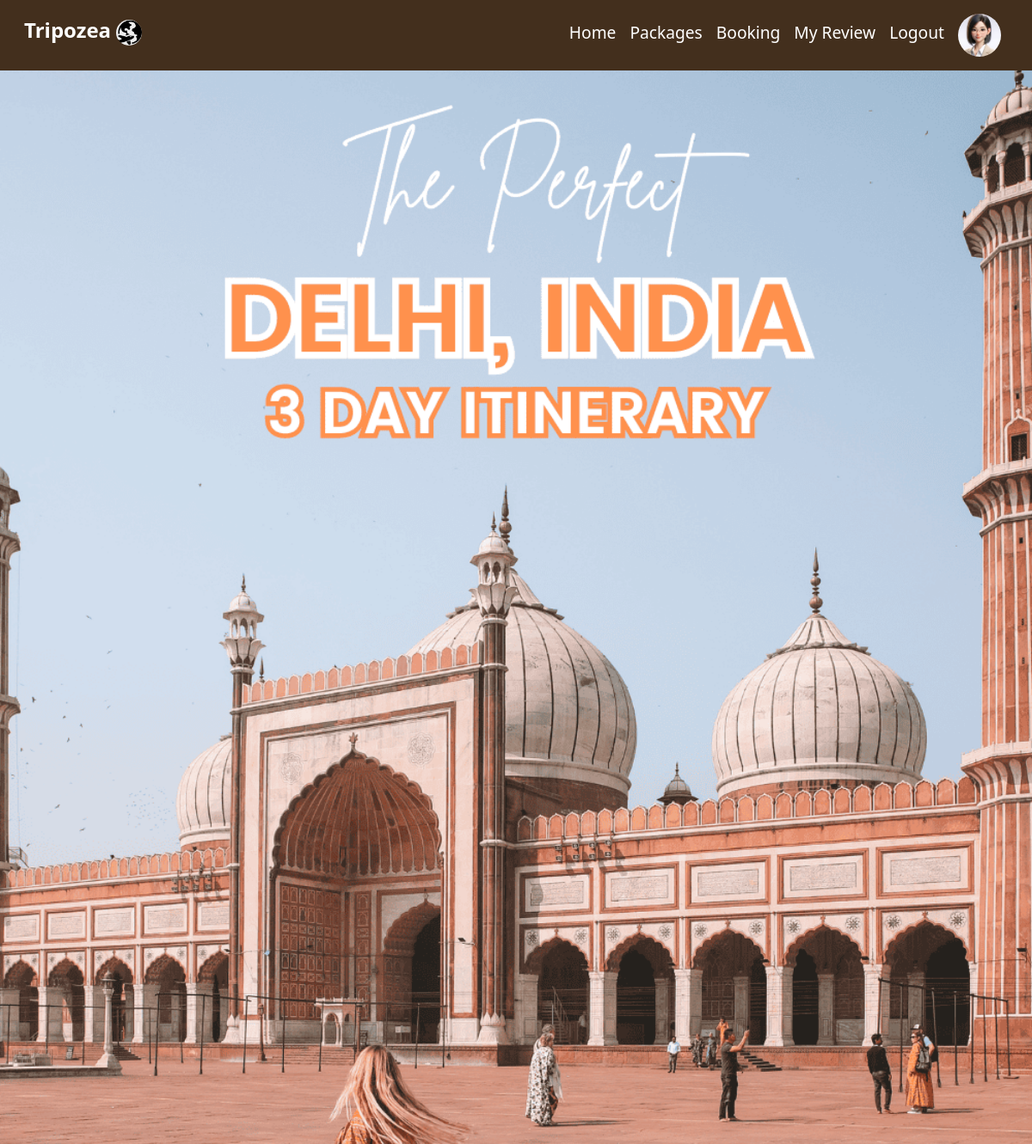
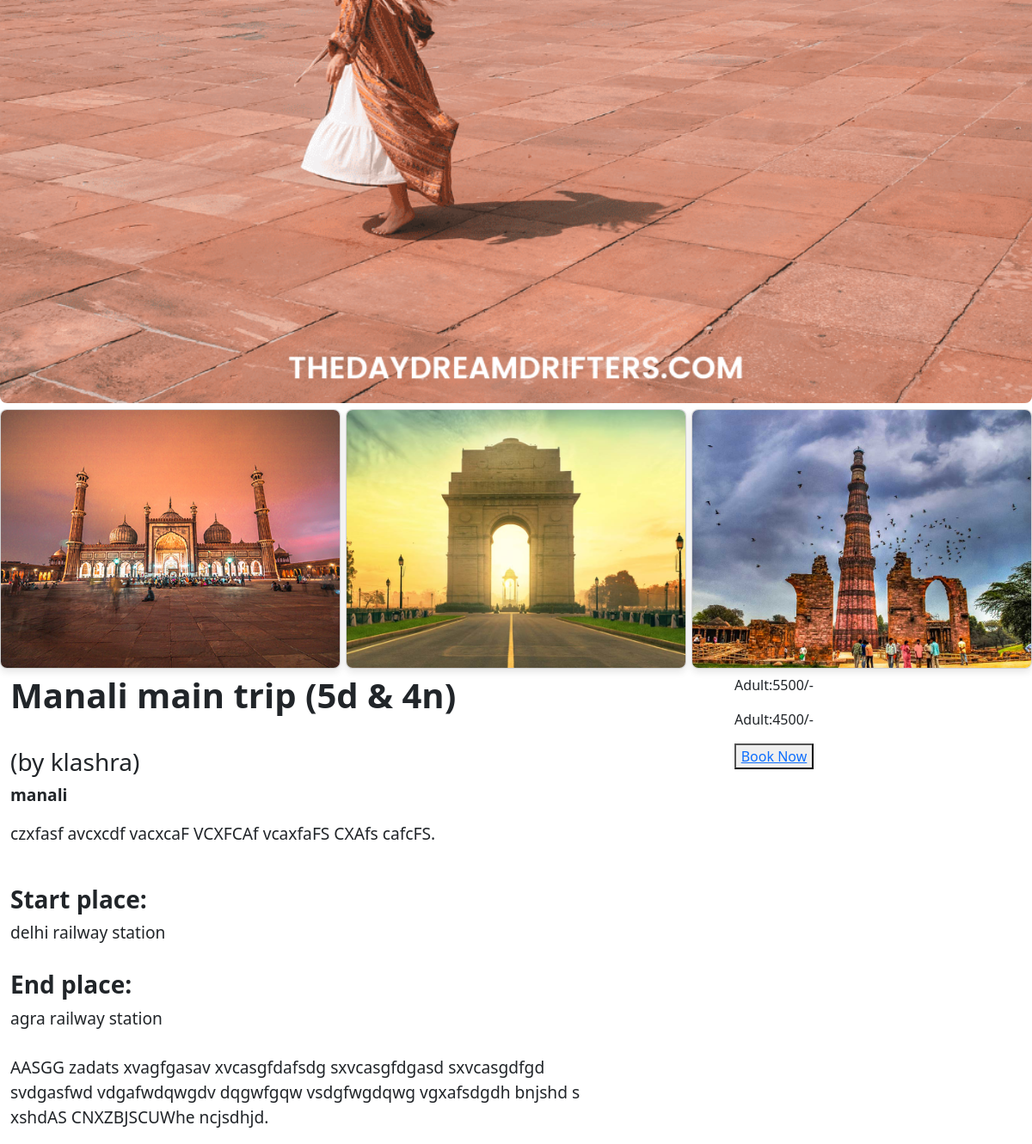
The page /user_packageview/6 (signed in) on the database its author committed (2 pictures, top to bottom).
### app1/models.py (models this page shows, shortened)
class Customer(models.Model):
    login_id = models.ForeignKey(All_login, on_delete=models.CASCADE)
    name = models.CharField(max_length=50)
    address = models.CharField(max_length=50)
    email = models.EmailField(max_length=50)
    phone = models.IntegerField(null=True,blank=True)
    dob = models.DateField()
    image = models.FileField()

class Packages(models.Model):
    agency_id = models.ForeignKey(Agency, on_delete=models.CASCADE)
    package_name =  models.CharField(max_length=50)
    place = models.CharField(max_length=50)
    start_place = models.CharField(max_length=50)
    end_place = models.CharField(max_length=50)
    about = models.CharField(max_length=200)
    description = models.CharField(max_length=200)
    days = models.CharField(max_length=50)
    price_adult = models.IntegerField()
    price_children = models.IntegerField()
    image1 = models.FileField()
    image2 = models.FileField()
    image3 = models.FileField()
    image4 = models.FileField()

class Agency(models.Model):
    login_id = models.ForeignKey(All_login, on_delete=models.CASCADE)
    name = models.CharField(max_length=50)
    email = models.EmailField(max_length=50)
    phone = models.IntegerField(null=True,blank=True)
    image = models.FileField()
    document = models.FileField()

### app1/views.py (the view)
# urls.py: path('user_packageview/<int:id>',views.user_viewpackage,name="user_packageview"),
def user_viewpackage(request,id):
    user = Customer.objects.get(login_id=request.user.id)
    data = Packages.objects.get(id=id)
    return render(request,'user/user_packageview.html',{'data':data,'user':user})

### template/user/user_packageview.html (shortened to what this page needs)
<html lang="en">
<head>
    {% load static %}
    <link href="https://cdn.jsdelivr.net/npm/bootstrap@5.3.3/dist/css/bootstrap.min.css" rel="stylesheet">
</head>
<body>
  <nav class="navbar navbar-expand-lg mainav sticky-top">
    <div class="container-fluid">
      <p class="navbar-brand lists" href="#"><h4 style="font-weight: 800;color: white;">Tripozea
        <img style="width: 30px;border-radius: 50%;height: 30px;" src="{% static 'images/travelicon.jpg' %}" alt=""></h4>
      </p>
      <div class="collapse navbar-collapse justify-content-end me-3" id="navbarNav">
        <ul class="navbar-nav ">
          <li class="nav-item ">
            <a class="nav-link lists mt-2" aria-current="page" href="{% url 'user_home' %}">Home</a>
          </li>
          <li class="nav-item">
            <a class="nav-link lists mt-2" href="{% url 'user_allpackage' %}">Packages</a>
          </li>
          <li class="nav-item">
            <a class="nav-link lists mt-2" href="{% url 'booking_history' %}">Booking</a>
          </li>
          <li class="nav-item">
            <a class="nav-link lists mt-2" href="{% url 'view_review' %}">My Review</a>
          </li>
          <li class="nav-item">
            <a class="nav-link lists mt-2" href="{% url 'all_logout' %}">Logout</a>
          </li>
          <li class="nav-item">
            <a class="nav-link" href="{% url 'user_profile' %}"><img style="border-radius: 50%;width: 50px;" src="{{ user.image.url }}" alt=""></a>
          </li>
        </ul>
      </div>
    </div>
  </nav>
  <div class="container-fluid" style="margin-left: 0; margin-right: 0;padding: 0;">
    <div class="row align-items-start" style="margin: 0;">
      <div class="col-12" style="padding: 0;">
        <img style="width: 100%; height: auto; object-fit: cover;border-radius: 0 0 8px 8px;" src="{{ data.image1.url }}" alt="">
      </div>
    </div>
  </div>
  <div class="cards">
    {% if data.image2 %}
    <div class="card">
      <img src="{{ data.image2.url }}" alt="">
    </div>
    {% endif %}
    {% if data.image2 %}
    <div class="card">
      <img src="{{ data.image3.url }}" alt="">
    </div>
    {% endif %}
    {% if data.image2 %}
    <div class="card">
      <img src="{{ data.image4.url }}" alt="">
    </div>
    {% endif %}
  </div>
  <div class="container-fluid">
    <div class="row align-items-start">
      <div class="col-7" style="font-size: larger;">
        <div ><h1><b>{{ data.package_name }} <span>({{ data.days }})</span></b></h1></div><br>
        <div><h3>(by {{ data.agency_id.name }})</h3></div>
        <div><p><b>{{ data.place }}</b></p></div>
        <div><p>{{ data.about }}</p></div><br>
        <div><h3><b>Start place:</b></h3>{{ data.start_place }}</div><br>
        <div><h3><b>End place:</b></h3>{{ data.end_place }}</div><br>
        <div><p>{{ data.description }}</p></div>
      </div>
        <div class="col-4 text-center">
         <div><p>Adult:{{ data.price_adult }}/-</p></div>
         <div><p>Adult:{{ data.price_children }}/-</p></div>
         <div><button><a href="{% url 'user_booking' id=data.id %}">Book Now</a></button></div>
      </div>
    </div>
  </div>
</body>
</html>

### template/user/user_packageview.html (style rules this page uses)
.mainav { background-color: #432F1D; position: fixed; top: 0; width: 100%; }
.lists { color: white; font-size: larger; }
.cards { display: flex; justify-content: space-between; }
.card { background-color: #fff; border-radius: 8px; box-shadow: 0 4px 8px rgba(0, 0, 0, 0.1); overflow: hidden; width: 33%; margin-top: 7px; margin-bottom: 7px; }
.card img { width: 100%; height: 300px; object-fit: cover; }

### rows shown on the page
Customer: image (picture)
Packages: image1 (picture), image2 (picture), image3 (picture), image4 (picture), package_name "Manali main trip", days "5d & 4n", agency_id.name "klashra", place "manali", about "czxfasf avcxcdf vacxcaF VCXFCAf vcaxfaFS CXAfs cafcFS.", start_place "delhi railway station", end_place "agra railway station", description "AASGG zadats xvagfgasav xvcasgfdafsdg sxvcasgfdgasd sxvcasgdfgd svdgasfwd vdgafwdqwgdv dqgwfgqw vsdgfwgdqwg vgxafsdgdh bnjshd s xshdAS CNXZBJSCUWhe ncjsdhjd.", price_adult "5500", price_children "4500"
